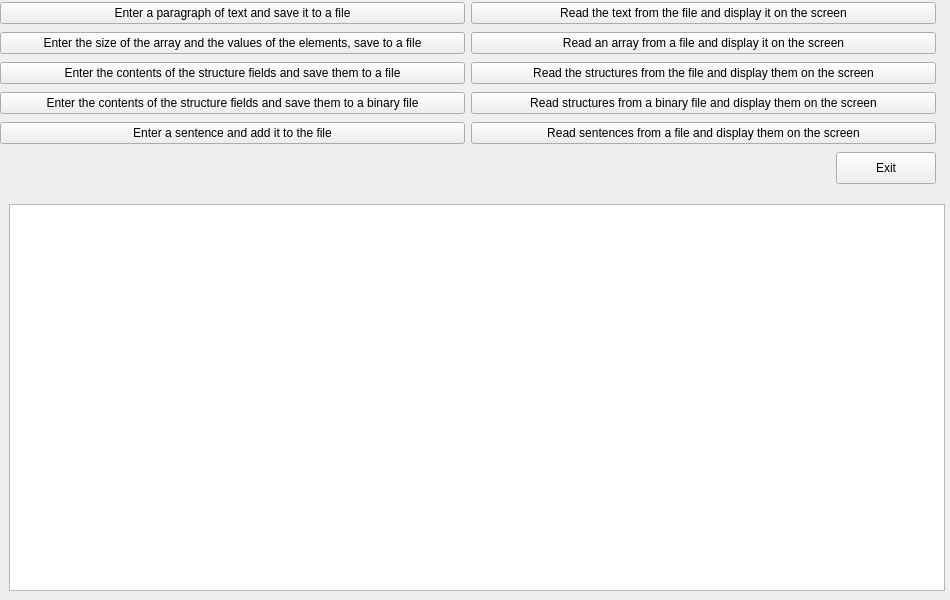
<?xml version="1.0" encoding="UTF-8"?>
<ui version="4.0">
 <class>MainWindow</class>
 <widget class="QMainWindow" name="MainWindow">
  <property name="geometry">
   <rect>
    <x>0</x>
    <y>0</y>
    <width>950</width>
    <height>600</height>
   </rect>
  </property>
  <property name="windowTitle">
   <string>MainWindow</string>
  </property>
  <widget class="QWidget" name="centralwidget">
   <widget class="QPlainTextEdit" name="plainTextEdit">
    <property name="geometry">
     <rect>
      <x>9</x>
      <y>204</y>
      <width>936</width>
      <height>387</height>
     </rect>
    </property>
    <property name="minimumSize">
     <size>
      <width>891</width>
      <height>371</height>
     </size>
    </property>
    <property name="readOnly">
     <bool>true</bool>
    </property>
    <property name="backgroundVisible">
     <bool>false</bool>
    </property>
    <property name="centerOnScroll">
     <bool>true</bool>
    </property>
   </widget>
   <widget class="QWidget" name="layoutWidget">
    <property name="geometry">
     <rect>
      <x>0</x>
      <y>0</y>
      <width>936</width>
      <height>189</height>
     </rect>
    </property>
    <layout class="QGridLayout" name="gridLayout">
     <item row="3" column="0">
      <widget class="QPushButton" name="pushButton_7">
       <property name="text">
        <string>Enter the contents of the structure fields and save them to a binary file</string>
       </property>
      </widget>
     </item>
     <item row="2" column="1">
      <widget class="QPushButton" name="pushButton_6">
       <property name="text">
        <string>Read the structures from the file and display them on the screen</string>
       </property>
      </widget>
     </item>
     <item row="0" column="0">
      <widget class="QPushButton" name="pushButton">
       <property name="text">
        <string>Enter a paragraph of text and save it to a file</string>
       </property>
      </widget>
     </item>
     <item row="3" column="1">
      <widget class="QPushButton" name="pushButton_8">
       <property name="text">
        <string>Read structures from a binary file and display them on the screen</string>
       </property>
      </widget>
     </item>
     <item row="0" column="1">
      <widget class="QPushButton" name="pushButton_2">
       <property name="text">
        <string>Read the text from the file and display it on the screen</string>
       </property>
      </widget>
     </item>
     <item row="4" column="0">
      <widget class="QPushButton" name="pushButton_9">
       <property name="text">
        <string>Enter a sentence and add it to the file</string>
       </property>
      </widget>
     </item>
     <item row="2" column="0">
      <widget class="QPushButton" name="pushButton_5">
       <property name="text">
        <string>Enter the contents of the structure fields and save them to a file</string>
       </property>
      </widget>
     </item>
     <item row="1" column="1">
      <widget class="QPushButton" name="pushButton_4">
       <property name="text">
        <string>Read an array from a file and display it on the screen</string>
       </property>
      </widget>
     </item>
     <item row="1" column="0">
      <widget class="QPushButton" name="pushButton_3">
       <property name="text">
        <string>Enter the size of the array and the values of the elements, save to a file</string>
       </property>
      </widget>
     </item>
     <item row="4" column="1">
      <widget class="QPushButton" name="pushButton_10">
       <property name="text">
        <string>Read sentences from a file and display them on the screen</string>
       </property>
      </widget>
     </item>
     <item row="5" column="1" alignment="Qt::AlignRight">
      <widget class="QPushButton" name="pushButton_11">
       <property name="minimumSize">
        <size>
         <width>100</width>
         <height>32</height>
        </size>
       </property>
       <property name="maximumSize">
        <size>
         <width>100</width>
         <height>32</height>
        </size>
       </property>
       <property name="text">
        <string>Exit</string>
       </property>
      </widget>
     </item>
    </layout>
   </widget>
  </widget>
 </widget>
 <resources/>
 <connections/>
</ui>
